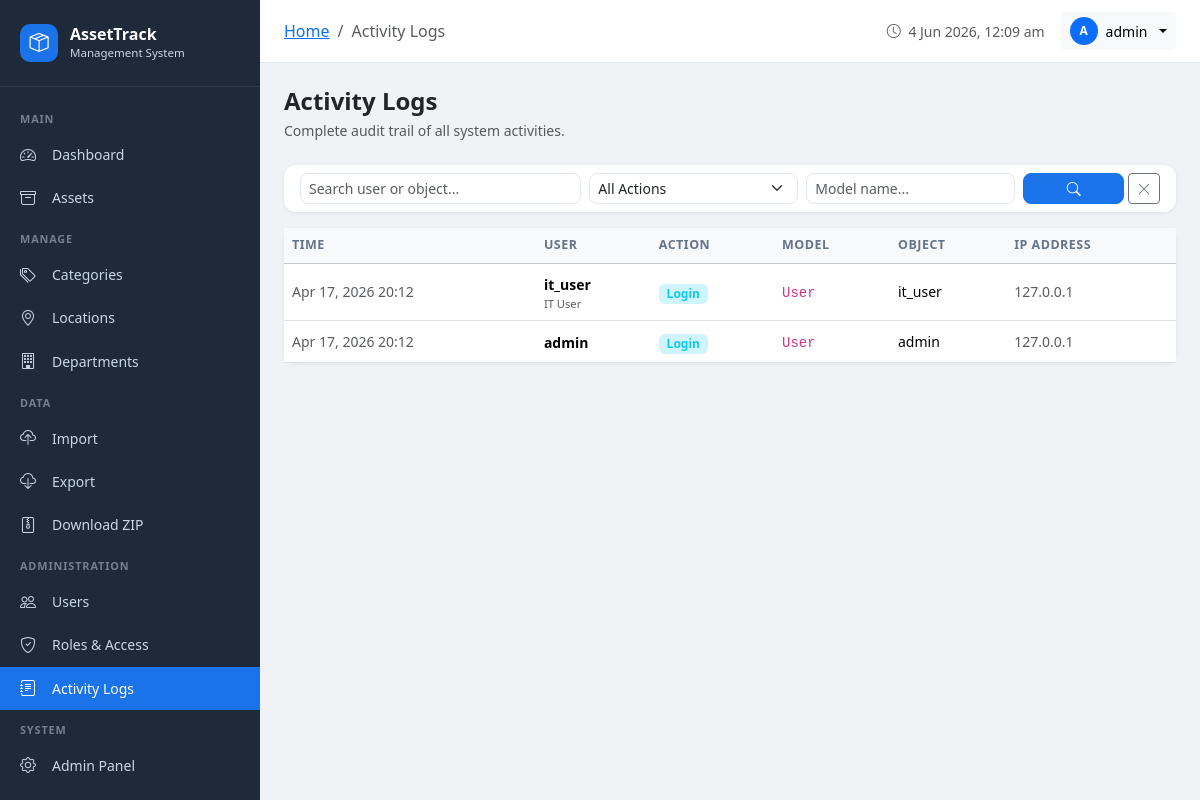
Page /logs/ (signed in) on the committed database.
### assets/models.py (models this page shows, shortened)
class ActivityLog(models.Model):
    ACTION_CHOICES = [
        ('create', 'Created'),
        ('update', 'Updated'),
        ('delete', 'Deleted'),
        ('import', 'Imported'),
        ('export', 'Exported'),
        ('login', 'Login'),
        ('logout', 'Logout'),
        ('view', 'Viewed'),
    ]
    user = models.ForeignKey(User, on_delete=models.SET_NULL, null=True)
    action = models.CharField(max_length=20, choices=ACTION_CHOICES)
    model_name = models.CharField(max_length=100)
    object_id = models.CharField(max_length=50, blank=True)
    object_repr = models.CharField(max_length=200, blank=True)
    changes = models.TextField(blank=True)
    ip_address = models.GenericIPAddressField(null=True, blank=True)
    timestamp = models.DateTimeField(auto_now_add=True)
    class Meta:
        ordering = ['-timestamp']

### assets/views.py (the view, shortened to what this page needs)
        def wrapper(request, *args, **kwargs):
            if not request.user.is_authenticated:
                from django.contrib.auth.views import redirect_to_login
                return redirect_to_login(request.get_full_path())
            if request.user.is_superuser:
                return view_func(request, *args, **kwargs)

### accounts/context_processors.py (called while the page is built)
def user_profile(request):
    if request.user.is_authenticated:
        profile, _ = UserProfile.objects.get_or_create(user=request.user)
        return {'user_profile': profile}
    return {'user_profile': None}

### assets/views.py (called while the page is built, shortened)
def permission_required(perm):
    def decorator(view_func):
        def wrapper(request, *args, **kwargs):
            if not request.user.is_authenticated:
                from django.contrib.auth.views import redirect_to_login
                return redirect_to_login(request.get_full_path())
            if request.user.is_superuser:
                return view_func(request, *args, **kwargs)
        return wrapper
    return decorator

@login_required
@permission_required('can_view_logs')
def activity_log_list(request):
    logs = ActivityLog.objects.select_related('user').all()
    search = request.GET.get('search', '')
    action = request.GET.get('action', '')
    model = request.GET.get('model', '')
    if search:
        logs = logs.filter(Q(user__username__icontains=search) | Q(object_repr__icontains=search))
    if action:
        logs = logs.filter(action=action)
    if model:
        logs = logs.filter(model_name__icontains=model)
    paginator = Paginator(logs, 50)
    page = request.GET.get('page')
    logs_page = paginator.get_page(page)
    return render(request, 'assets/activity_log.html', {
        'logs': logs_page,
        'action_choices': ActivityLog.ACTION_CHOICES,
    })

### templates/assets/activity_log.html (shortened to what this page needs)
{% extends 'base.html' %}
{% block breadcrumb %}
<li class="breadcrumb-item"><a href="{% url 'dashboard' %}">Home</a></li>
<li class="breadcrumb-item active">Activity Logs</li>
{% endblock %}
{% block content %}
<div class="d-flex align-items-center justify-content-between mb-4">
    <div>
        <h4 class="fw-bold mb-1">Activity Logs</h4>
        <p class="text-muted mb-0 small">Complete audit trail of all system activities.</p>
    </div>
</div>
<div class="card mb-3">
    <div class="card-body py-2">
        <form method="get" class="row g-2 align-items-end">
            <div class="col-md-4">
                <input type="text" name="search" value="{{ request.GET.search }}" class="form-control form-control-sm" placeholder="Search user or object...">
            </div>
            <div class="col-md-3">
                <select name="action" class="form-select form-select-sm">
                    <option value="">All Actions</option>
                </select>
            </div>
            <div class="col-md-3">
                <input type="text" name="model" value="{{ request.GET.model }}" class="form-control form-control-sm" placeholder="Model name...">
            </div>
            <div class="col-md-2 d-flex gap-1">
                <button type="submit" class="btn btn-primary btn-sm flex-fill"><i class="bi bi-search"></i></button>
                <a href="{% url 'activity_log_list' %}" class="btn btn-outline-secondary btn-sm"><i class="bi bi-x-lg"></i></a>
            </div>
        </form>
    </div>
</div>
<div class="card">
    <div class="table-responsive">
        <table class="table table-hover mb-0 align-middle">
            <thead class="table-light">
                <tr><th>Time</th><th>User</th><th>Action</th><th>Model</th><th>Object</th><th>IP Address</th></tr>
            </thead>
            <tbody>
                {% for log in logs %}
                <tr>
                    <td class="small text-muted text-nowrap">{{ log.timestamp|date:"M d, Y H:i" }}</td>
                    <td>
                        <span class="fw-semibold small">{{ log.user.username|default:'System' }}</span>
                        {% if log.user.get_full_name %}<div class="text-muted" style="font-size:0.7rem">{{ log.user.get_full_name }}</div>{% endif %}
                    </td>
                    <td>
                        <span class="badge {% if log.action == 'create' %}bg-success-subtle text-success{% elif log.action == 'delete' %}bg-danger-subtle text-danger{% elif log.action == 'update' %}bg-warning-subtle text-warning{% elif log.action == 'login' %}bg-info-subtle text-info{% elif log.action == 'import' or log.action == 'export' %}bg-primary-subtle text-primary{% else %}bg-secondary-subtle text-secondary{% endif %}">
                            {{ log.get_action_display }}
                        </span>
                    </td>
                    <td><code class="small">{{ log.model_name }}</code></td>
                    <td class="small">{{ log.object_repr|default:'-'|truncatechars:50 }}</td>
                    <td class="small text-muted">{{ log.ip_address|default:'-' }}</td>
                </tr>
                {% empty %}
                <tr><td colspan="6" class="text-center py-5 text-muted"><i class="bi bi-journal-x fs-1 d-block mb-2"></i>No activity logs found</td></tr>
                {% endfor %}
            </tbody>
        </table>
    </div>
</div>
{% endblock %}

### templates/base.html (shortened to what this page needs)
<!DOCTYPE html>
<html lang="en">
<head>
    <link href="https://cdn.jsdelivr.net/npm/bootstrap@5.3.2/dist/css/bootstrap.min.css" rel="stylesheet">
    <link href="https://cdn.jsdelivr.net/npm/bootstrap-icons@1.11.3/font/bootstrap-icons.min.css" rel="stylesheet">
</head>
<body>
{% if user.is_authenticated %}
<div class="sidebar" id="sidebar">
    <div class="sidebar-brand">
        <div class="sidebar-brand-icon"><i class="bi bi-box-seam"></i></div>
        <div>
            <div class="sidebar-brand-text">AssetTrack</div>
            <div class="sidebar-brand-sub">Management System</div>
        </div>
    </div>
    <nav class="sidebar-nav">
        <div class="nav-section-title">Main</div>
        <a href="{% url 'dashboard' %}" class="nav-link {% if request.resolver_match.url_name == 'dashboard' %}active{% endif %}">
            <i class="bi bi-speedometer2"></i> Dashboard
        </a>
        <a href="{% url 'asset_list' %}" class="nav-link {% if 'asset' in request.resolver_match.url_name %}active{% endif %}">
            <i class="bi bi-archive"></i> Assets
        </a>
        <div class="nav-section-title">Manage</div>
        <a href="{% url 'category_list' %}" class="nav-link {% if 'category' in request.resolver_match.url_name %}active{% endif %}">
            <i class="bi bi-tags"></i> Categories
        </a>
        <a href="{% url 'location_list' %}" class="nav-link {% if 'location' in request.resolver_match.url_name %}active{% endif %}">
            <i class="bi bi-geo-alt"></i> Locations
        </a>
        <a href="{% url 'department_list' %}" class="nav-link {% if 'department' in request.resolver_match.url_name %}active{% endif %}">
            <i class="bi bi-building"></i> Departments
        </a>
        {% if user.is_superuser or user.profile.role.can_import_export %}
        <div class="nav-section-title">Data</div>
        <a href="{% url 'import_assets' %}" class="nav-link {% if request.resolver_match.url_name == 'import_assets' %}active{% endif %}">
            <i class="bi bi-cloud-upload"></i> Import
        </a>
        <a href="{% url 'export_assets' %}" class="nav-link">
            <i class="bi bi-cloud-download"></i> Export
        </a>
        <a href="{% url 'download_zip' %}" class="nav-link {% if request.resolver_match.url_name == 'download_zip' %}active{% endif %}">
            <i class="bi bi-file-zip"></i> Download ZIP
        </a>
        {% endif %}
        {% if user.is_superuser or user.profile.role.can_manage_users %}
        <div class="nav-section-title">Administration</div>
        <a href="{% url 'user_list' %}" class="nav-link {% if 'user' in request.resolver_match.url_name %}active{% endif %}">
            <i class="bi bi-people"></i> Users
        </a>
        <a href="{% url 'role_list' %}" class="nav-link {% if 'role' in request.resolver_match.url_name %}active{% endif %}">
            <i class="bi bi-shield-check"></i> Roles & Access
        </a>
        {% endif %}
        {% if user.is_superuser or user.profile.role.can_view_logs %}
        <a href="{% url 'activity_log_list' %}" class="nav-link {% if request.resolver_match.url_name == 'activity_log_list' %}active{% endif %}">
            <i class="bi bi-journal-text"></i> Activity Logs
        </a>
        {% endif %}
        {% if user.is_superuser %}
        <div class="nav-section-title">System</div>
        <a href="/admin/" class="nav-link" target="_blank">
            <i class="bi bi-gear"></i> Admin Panel
        </a>
        {% endif %}
    </nav>
</div>
<div class="main-content">
    <div class="topbar">
        <div class="topbar-left">
            <nav aria-label="breadcrumb" class="d-none d-md-block">
                <ol class="breadcrumb mb-0 small">
                    {% block breadcrumb %}{% endblock %}
                </ol>
            </nav>
        </div>
        <div class="d-flex align-items-center gap-3">
            <span class="text-muted small d-none d-sm-inline">
                <i class="bi bi-clock me-1"></i>
                <span id="current-time"></span>
            </span>
            <div class="dropdown">
                <button class="btn btn-light btn-sm dropdown-toggle d-flex align-items-center gap-2" data-bs-toggle="dropdown">
                    {% if user.profile.avatar %}
                    <img src="{{ user.profile.avatar.url }}" class="rounded-circle" width="28" height="28" style="object-fit:cover">
                    {% else %}
                    <div class="rounded-circle bg-primary d-flex align-items-center justify-content-center text-white" style="width:28px;height:28px;font-size:0.75rem;font-weight:700">
                        {{ user.username|first|upper }}
                    </div>
                    {% endif %}
                    <span class="d-none d-sm-inline">{{ user.get_full_name|default:user.username }}</span>
                </button>
            </div>
        </div>
    </div>
    <div class="page-content">
        {% block content %}{% endblock %}
    </div>
</div>
{% else %}
{% block auth_content %}{% endblock %}
{% endif %}
</body>
</html>

### templates/base.html (style rules this page uses)
:root { --sidebar-width: 260px; --primary: #1a73e8; --sidebar-bg: #1e2a3a; --sidebar-text: #c8d6e5; --sidebar-hover: #2d3f55; --sidebar-active: #1a73e8; }
body { background: #f0f2f5; font-family: 'Segoe UI', sans-serif; }
.sidebar { position: fixed; top: 0; left: 0; height: 100vh; width: var(--sidebar-width); background: var(--sidebar-bg); z-index: 1000; overflow-y: auto; transition: transform 0.3s; }
.sidebar-brand { padding: 1.5rem 1.25rem; border-bottom: 1px solid rgba(255,255,255,0.08); display: flex; align-items: center; gap: 0.75rem; }
.sidebar-brand-icon { width: 38px; height: 38px; background: var(--primary); border-radius: 10px; display: flex; align-items: center; justify-content: center; font-size: 1.2rem; color: white; }
.sidebar-brand-text { color: white; font-weight: 700; font-size: 1rem; line-height: 1.2; }
.sidebar-brand-sub { color: var(--sidebar-text); font-size: 0.72rem; }
.sidebar-nav { padding: 0.75rem 0; }
.nav-section-title { color: rgba(200,214,229,0.5); font-size: 0.68rem; font-weight: 600; letter-spacing: 0.08em; text-transform: uppercase; padding: 0.75rem 1.25rem 0.35rem; }
.sidebar .nav-link { color: var(--sidebar-text); padding: 0.6rem 1.25rem; border-radius: 0; display: flex; align-items: center; gap: 0.75rem; font-size: 0.875rem; transition: all 0.2s; }
.sidebar .nav-link.active { background: var(--primary); color: white; }
.sidebar .nav-link i { width: 20px; font-size: 1rem; }
.main-content { margin-left: var(--sidebar-width); min-height: 100vh; }
.topbar { background: white; padding: 0.75rem 1.5rem; border-bottom: 1px solid #e2e8f0; position: sticky; top: 0; z-index: 999; display: flex; align-items: center; justify-content: space-between; }
.topbar-left { display: flex; align-items: center; gap: 1rem; }
.page-content { padding: 1.5rem; }
.card { border: none; border-radius: 12px; box-shadow: 0 1px 4px rgba(0,0,0,0.08); }
.table th { font-size: 0.78rem; text-transform: uppercase; letter-spacing: 0.04em; color: #64748b; font-weight: 600; }
.form-control, .form-select { border-radius: 8px; border-color: #e2e8f0; }
.btn-primary { background: var(--primary); border-color: var(--primary); border-radius: 8px; }

### rows in the picture
ActivityLog: timestamp "Apr 17, 2026 20:12", user.username "it_user", user.get_full_name "IT User", action "Login", model_name "User", object_repr "it_user", ip_address "127.0.0.1"
ActivityLog: timestamp "Apr 17, 2026 20:12", user.username "admin", action "Login", model_name "User", object_repr "admin", ip_address "127.0.0.1"

### other values in the picture
{{ user.username|first|upper }} "A"
{{ user.get_full_name|default:user.username }} "admin"
